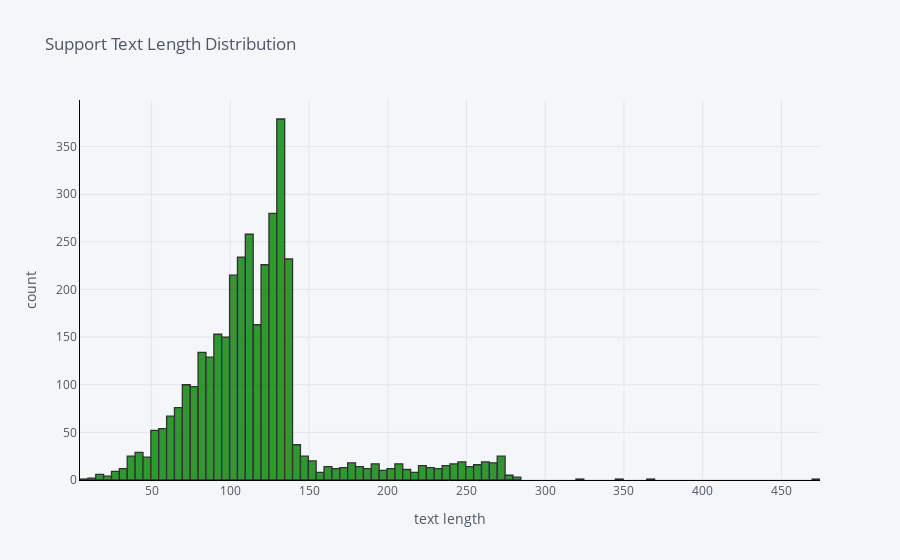

Notebook cell for this chart:
### Code cell
support['text_len'].iplot(
    kind='hist',
    bins=100,
    xTitle='text length',
    linecolor='black',
    color='green',
    yTitle='count',
    title='Support Text Length Distribution')

### Figure 1 — Plotly figure (JSON) as saved in the notebook; plotly's stock layout.template omitted (floating-point values rounded to 4 significant figures; data arrays with more than 128 entries replaced by an {"elided": "..."} marker saying what was removed)
{"data": [{"histfunc": "count", "histnorm": "", "marker": {"color": "rgba(0, 128, 0, 1.0)", "line": {"color": "#000000", "width": 1.3}}, "name": "text_len", "nbinsx": 100, "opacity": 0.8, "orientation": "v", "type": "histogram", "x": {"elided": "3555 int values"}}], "layout": {"barmode": "overlay", "legend": {"bgcolor": "#F5F6F9", "font": {"color": "#4D5663"}}, "paper_bgcolor": "#F5F6F9", "plot_bgcolor": "#F5F6F9", "title": {"font": {"color": "#4D5663"}, "text": "Support Text Length Distribution"}, "xaxis": {"gridcolor": "#E1E5ED", "linecolor": "black", "showgrid": true, "tickfont": {"color": "#4D5663"}, "title": {"font": {"color": "#4D5663"}, "text": "text length"}, "zerolinecolor": "#E1E5ED"}, "yaxis": {"gridcolor": "#E1E5ED", "linecolor": "black", "showgrid": true, "tickfont": {"color": "#4D5663"}, "title": {"font": {"color": "#4D5663"}, "text": "count"}, "zerolinecolor": "#E1E5ED"}}}
